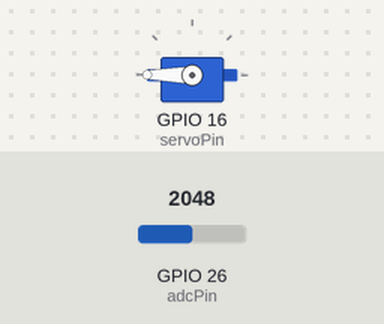
Recording of a sketch running on a simulated ESP32. Shown: servo. Inputs (shaded band) come from the test bench; at power-on: GPIO 26 (adcPin) = 2048.

Above: at 1.2 s.
1.3 s: GPIO 26 (adcPin) set to 2810
2.8 s: GPIO 26 (adcPin) set to 2878
At 4.0 s:
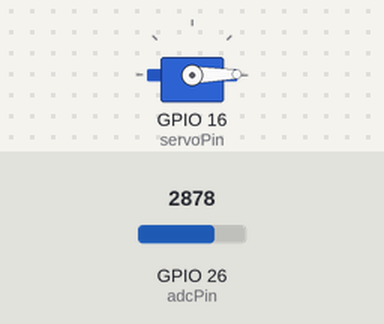
4.3 s: GPIO 26 (adcPin) set to 4095
At 5.1 s:
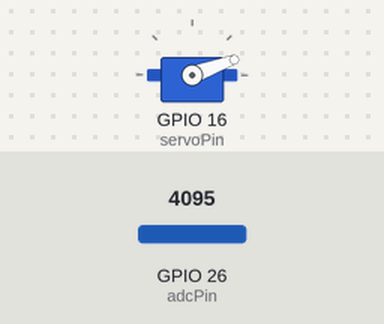
5.8 s: GPIO 26 (adcPin) set to 491
At 6.1 s:
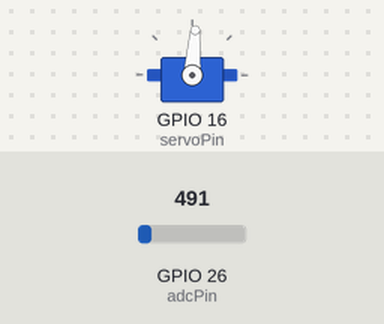
7.3 s: GPIO 26 (adcPin) set to 1228
At 8.4 s:
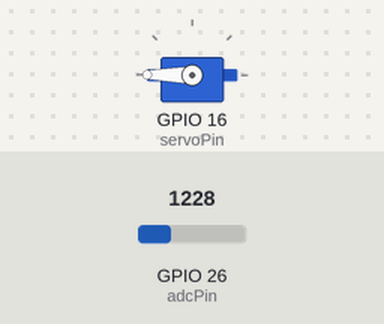
Timing chart, 0 to 9.8 s (numbered marks = the images above; inputs shaded):
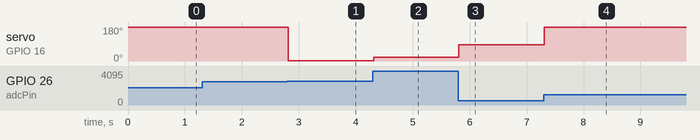

Measured:
- the behaviour switches between 2841 and 2842 on GPIO 26 (adcPin) (found by bisection; images 0 and 1)
- after the input at 1.3 s, every drawn part: stays the same
- after the input at 2.8 s, servo on GPIO 16 (servoPin): 180° → 1° at once
- after the input at 4.3 s, servo on GPIO 16 (servoPin): 1° → 20° at once
- after the input at 5.8 s, servo on GPIO 16 (servoPin): 20° → 86° at once
- after the input at 7.3 s, servo on GPIO 16 (servoPin): 86° → 180° at once

The sketch:

Sketch_19.2_Control_Servo_by_Potentiometer.ino
```cpp
/**********************************************************************
  Filename    : Control Servo by Potentiometer
  Description : Use potentiometer to control the rotation of servo motor.
  Auther      : www.freenove.com
  Modification: 2021/10/13
**********************************************************************/
#include <Servo.h>

#define servoPin 16         // define the pin of servo signal line
#define adcPin   26         // analog pin used to connect the potentiometer

Servo myservo;              // create servo object to control a servo
int potVal;                 // variable to read the potValue from the analog pin

void setup() {
  myservo.attach(servoPin, 500, 2500); // attaches the servo on servoPin to the servo object
}

void loop() {
  potVal = analogRead(adcPin);          // reads the potValue of the potentiometer
  potVal = map(potVal, 0, 1023, 0, 180);// scale it to use it with the servo
  myservo.write(potVal);                // sets the servo position
  delay(15);                            // waits for the servo to get there
}
```
